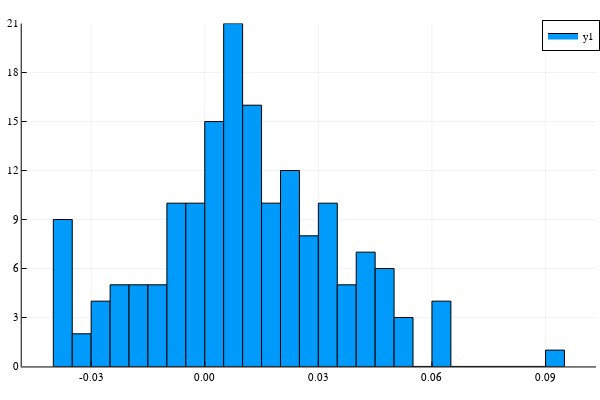

Notebook code for this chart:
### Code cell
histogram(matrix_data[1:end,2:end]*optimal_weights[1:n],bins=30)

### Figure 1 — Plotly figure (JSON) as saved in the notebook; plotly's stock layout.template omitted (floating-point values rounded to 4 significant figures)
{"data": [{"fill": "tozeroy", "fillcolor": "rgba(0, 154, 250, 1.000)", "legendgroup": "y1", "line": {"color": "rgba(0, 0, 0, 1.000)", "dash": "solid", "width": 1}, "mode": "lines", "name": "y1", "showlegend": true, "type": "scatter", "x": [-0.04, -0.04, -0.035, -0.035, -0.04, -0.04], "xaxis": "x1", "y": [9, 0, 0, 9, 9, 9], "yaxis": "y1"}, {"fill": "tozeroy", "fillcolor": "rgba(0, 154, 250, 1.000)", "legendgroup": "y1", "line": {"color": "rgba(0, 0, 0, 1.000)", "dash": "solid", "width": 1}, "mode": "lines", "name": "y1", "showlegend": false, "type": "scatter", "x": [-0.035, -0.035, -0.03, -0.03, -0.035, -0.035], "xaxis": "x1", "y": [2, 0, 0, 2, 2, 2], "yaxis": "y1"}, {"fill": "tozeroy", "fillcolor": "rgba(0, 154, 250, 1.000)", "legendgroup": "y1", "line": {"color": "rgba(0, 0, 0, 1.000)", "dash": "solid", "width": 1}, "mode": "lines", "name": "y1", "showlegend": false, "type": "scatter", "x": [-0.03, -0.03, -0.025, -0.025, -0.03, -0.03], "xaxis": "x1", "y": [4, 0, 0, 4, 4, 4], "yaxis": "y1"}, {"fill": "tozeroy", "fillcolor": "rgba(0, 154, 250, 1.000)", "legendgroup": "y1", "line": {"color": "rgba(0, 0, 0, 1.000)", "dash": "solid", "width": 1}, "mode": "lines", "name": "y1", "showlegend": false, "type": "scatter", "x": [-0.025, -0.025, -0.02, -0.02, -0.025, -0.025], "xaxis": "x1", "y": [5, 0, 0, 5, 5, 5], "yaxis": "y1"}, {"fill": "tozeroy", "fillcolor": "rgba(0, 154, 250, 1.000)", "legendgroup": "y1", "line": {"color": "rgba(0, 0, 0, 1.000)", "dash": "solid", "width": 1}, "mode": "lines", "name": "y1", "showlegend": false, "type": "scatter", "x": [-0.02, -0.02, -0.015, -0.015, -0.02, -0.02], "xaxis": "x1", "y": [5, 0, 0, 5, 5, 5], "yaxis": "y1"}, {"fill": "tozeroy", "fillcolor": "rgba(0, 154, 250, 1.000)", "legendgroup": "y1", "line": {"color": "rgba(0, 0, 0, 1.000)", "dash": "solid", "width": 1}, "mode": "lines", "name": "y1", "showlegend": false, "type": "scatter", "x": [-0.015, -0.015, -0.01, -0.01, -0.015, -0.015], "xaxis": "x1", "y": [5, 0, 0, 5, 5, 5], "yaxis": "y1"}, {"fill": "tozeroy", "fillcolor": "rgba(0, 154, 250, 1.000)", "legendgroup": "y1", "line": {"color": "rgba(0, 0, 0, 1.000)", "dash": "solid", "width": 1}, "mode": "lines", "name": "y1", "showlegend": false, "type": "scatter", "x": [-0.01, -0.01, -0.005, -0.005, -0.01, -0.01], "xaxis": "x1", "y": [10, 0, 0, 10, 10, 10], "yaxis": "y1"}, {"fill": "tozeroy", "fillcolor": "rgba(0, 154, 250, 1.000)", "legendgroup": "y1", "line": {"color": "rgba(0, 0, 0, 1.000)", "dash": "solid", "width": 1}, "mode": "lines", "name": "y1", "showlegend": false, "type": "scatter", "x": [-0.005, -0.005, 0, 0, -0.005, -0.005], "xaxis": "x1", "y": [10, 0, 0, 10, 10, 10], "yaxis": "y1"}, {"fill": "tozeroy", "fillcolor": "rgba(0, 154, 250, 1.000)", "legendgroup": "y1", "line": {"color": "rgba(0, 0, 0, 1.000)", "dash": "solid", "width": 1}, "mode": "lines", "name": "y1", "showlegend": false, "type": "scatter", "x": [0, 0, 0.005, 0.005, 0, 0], "xaxis": "x1", "y": [15, 0, 0, 15, 15, 15], "yaxis": "y1"}, {"fill": "tozeroy", "fillcolor": "rgba(0, 154, 250, 1.000)", "legendgroup": "y1", "line": {"color": "rgba(0, 0, 0, 1.000)", "dash": "solid", "width": 1}, "mode": "lines", "name": "y1", "showlegend": false, "type": "scatter", "x": [0.005, 0.005, 0.01, 0.01, 0.005, 0.005], "xaxis": "x1", "y": [21, 0, 0, 21, 21, 21], "yaxis": "y1"}, {"fill": "tozeroy", "fillcolor": "rgba(0, 154, 250, 1.000)", "legendgroup": "y1", "line": {"color": "rgba(0, 0, 0, 1.000)", "dash": "solid", "width": 1}, "mode": "lines", "name": "y1", "showlegend": false, "type": "scatter", "x": [0.01, 0.01, 0.015, 0.015, 0.01, 0.01], "xaxis": "x1", "y": [16, 0, 0, 16, 16, 16], "yaxis": "y1"}, {"fill": "tozeroy", "fillcolor": "rgba(0, 154, 250, 1.000)", "legendgroup": "y1", "line": {"color": "rgba(0, 0, 0, 1.000)", "dash": "solid", "width": 1}, "mode": "lines", "name": "y1", "showlegend": false, "type": "scatter", "x": [0.015, 0.015, 0.02, 0.02, 0.015, 0.015], "xaxis": "x1", "y": [10, 0, 0, 10, 10, 10], "yaxis": "y1"}, {"fill": "tozeroy", "fillcolor": "rgba(0, 154, 250, 1.000)", "legendgroup": "y1", "line": {"color": "rgba(0, 0, 0, 1.000)", "dash": "solid", "width": 1}, "mode": "lines", "name": "y1", "showlegend": false, "type": "scatter", "x": [0.02, 0.02, 0.025, 0.025, 0.02, 0.02], "xaxis": "x1", "y": [12, 0, 0, 12, 12, 12], "yaxis": "y1"}, {"fill": "tozeroy", "fillcolor": "rgba(0, 154, 250, 1.000)", "legendgroup": "y1", "line": {"color": "rgba(0, 0, 0, 1.000)", "dash": "solid", "width": 1}, "mode": "lines", "name": "y1", "showlegend": false, "type": "scatter", "x": [0.025, 0.025, 0.03, 0.03, 0.025, 0.025], "xaxis": "x1", "y": [8, 0, 0, 8, 8, 8], "yaxis": "y1"}, {"fill": "tozeroy", "fillcolor": "rgba(0, 154, 250, 1.000)", "legendgroup": "y1", "line": {"color": "rgba(0, 0, 0, 1.000)", "dash": "solid", "width": 1}, "mode": "lines", "name": "y1", "showlegend": false, "type": "scatter", "x": [0.03, 0.03, 0.035, 0.035, 0.03, 0.03], "xaxis": "x1", "y": [10, 0, 0, 10, 10, 10], "yaxis": "y1"}, {"fill": "tozeroy", "fillcolor": "rgba(0, 154, 250, 1.000)", "legendgroup": "y1", "line": {"color": "rgba(0, 0, 0, 1.000)", "dash": "solid", "width": 1}, "mode": "lines", "name": "y1", "showlegend": false, "type": "scatter", "x": [0.035, 0.035, 0.04, 0.04, 0.035, 0.035], "xaxis": "x1", "y": [5, 0, 0, 5, 5, 5], "yaxis": "y1"}, {"fill": "tozeroy", "fillcolor": "rgba(0, 154, 250, 1.000)", "legendgroup": "y1", "line": {"color": "rgba(0, 0, 0, 1.000)", "dash": "solid", "width": 1}, "mode": "lines", "name": "y1", "showlegend": false, "type": "scatter", "x": [0.04, 0.04, 0.045, 0.045, 0.04, 0.04], "xaxis": "x1", "y": [7, 0, 0, 7, 7, 7], "yaxis": "y1"}, {"fill": "tozeroy", "fillcolor": "rgba(0, 154, 250, 1.000)", "legendgroup": "y1", "line": {"color": "rgba(0, 0, 0, 1.000)", "dash": "solid", "width": 1}, "mode": "lines", "name": "y1", "showlegend": false, "type": "scatter", "x": [0.045, 0.045, 0.05, 0.05, 0.045, 0.045], "xaxis": "x1", "y": [6, 0, 0, 6, 6, 6], "yaxis": "y1"}, {"fill": "tozeroy", "fillcolor": "rgba(0, 154, 250, 1.000)", "legendgroup": "y1", "line": {"color": "rgba(0, 0, 0, 1.000)", "dash": "solid", "width": 1}, "mode": "lines", "name": "y1", "showlegend": false, "type": "scatter", "x": [0.05, 0.05, 0.055, 0.055, 0.05, 0.05], "xaxis": "x1", "y": [3, 0, 0, 3, 3, 3], "yaxis": "y1"}, {"fill": "tozeroy", "fillcolor": "rgba(0, 154, 250, 1.000)", "legendgroup": "y1", "line": {"color": "rgba(0, 0, 0, 1.000)", "dash": "solid", "width": 1}, "mode": "lines", "name": "y1", "showlegend": false, "type": "scatter", "x": [0.055, 0.055, 0.06, 0.06, 0.055, 0.055], "xaxis": "x1", "y": [0, 0, 0, 0, 0, 0], "yaxis": "y1"}, {"fill": "tozeroy", "fillcolor": "rgba(0, 154, 250, 1.000)", "legendgroup": "y1", "line": {"color": "rgba(0, 0, 0, 1.000)", "dash": "solid", "width": 1}, "mode": "lines", "name": "y1", "showlegend": false, "type": "scatter", "x": [0.06, 0.06, 0.065, 0.065, 0.06, 0.06], "xaxis": "x1", "y": [4, 0, 0, 4, 4, 4], "yaxis": "y1"}, {"fill": "tozeroy", "fillcolor": "rgba(0, 154, 250, 1.000)", "legendgroup": "y1", "line": {"color": "rgba(0, 0, 0, 1.000)", "dash": "solid", "width": 1}, "mode": "lines", "name": "y1", "showlegend": false, "type": "scatter", "x": [0.065, 0.065, 0.07, 0.07, 0.065, 0.065], "xaxis": "x1", "y": [0, 0, 0, 0, 0, 0], "yaxis": "y1"}, {"fill": "tozeroy", "fillcolor": "rgba(0, 154, 250, 1.000)", "legendgroup": "y1", "line": {"color": "rgba(0, 0, 0, 1.000)", "dash": "solid", "width": 1}, "mode": "lines", "name": "y1", "showlegend": false, "type": "scatter", "x": [0.07, 0.07, 0.075, 0.075, 0.07, 0.07], "xaxis": "x1", "y": [0, 0, 0, 0, 0, 0], "yaxis": "y1"}, {"fill": "tozeroy", "fillcolor": "rgba(0, 154, 250, 1.000)", "legendgroup": "y1", "line": {"color": "rgba(0, 0, 0, 1.000)", "dash": "solid", "width": 1}, "mode": "lines", "name": "y1", "showlegend": false, "type": "scatter", "x": [0.075, 0.075, 0.08, 0.08, 0.075, 0.075], "xaxis": "x1", "y": [0, 0, 0, 0, 0, 0], "yaxis": "y1"}, {"fill": "tozeroy", "fillcolor": "rgba(0, 154, 250, 1.000)", "legendgroup": "y1", "line": {"color": "rgba(0, 0, 0, 1.000)", "dash": "solid", "width": 1}, "mode": "lines", "name": "y1", "showlegend": false, "type": "scatter", "x": [0.08, 0.08, 0.085, 0.085, 0.08, 0.08], "xaxis": "x1", "y": [0, 0, 0, 0, 0, 0], "yaxis": "y1"}, {"fill": "tozeroy", "fillcolor": "rgba(0, 154, 250, 1.000)", "legendgroup": "y1", "line": {"color": "rgba(0, 0, 0, 1.000)", "dash": "solid", "width": 1}, "mode": "lines", "name": "y1", "showlegend": false, "type": "scatter", "x": [0.085, 0.085, 0.09, 0.09, 0.085, 0.085], "xaxis": "x1", "y": [0, 0, 0, 0, 0, 0], "yaxis": "y1"}, {"fill": "tozeroy", "fillcolor": "rgba(0, 154, 250, 1.000)", "legendgroup": "y1", "line": {"color": "rgba(0, 0, 0, 1.000)", "dash": "solid", "width": 1}, "mode": "lines", "name": "y1", "showlegend": false, "type": "scatter", "x": [0.09, 0.09, 0.095, 0.095, 0.09, 0.09], "xaxis": "x1", "y": [1, 0, 0, 1, 1, 1], "yaxis": "y1"}, {"colorbar": {"len": 0.9525, "title": "", "x": 0.9934, "y": 0.5139}, "legendgroup": "y1", "marker": {"color": "rgba(0, 154, 250, 0.000)", "line": {"color": "rgba(0, 0, 0, 0.000)", "width": 1}, "size": 0, "symbol": "circle"}, "mode": "markers", "name": "y1", "showlegend": false, "type": "scatter", "x": [-0.0375, -0.0325, -0.0275, -0.0225, -0.0175, -0.0125, -0.0075, -0.0025, 0.0025, 0.0075, 0.0125, 0.0175, 0.0225, 0.0275, 0.0325, 0.0375, 0.0425, 0.0475, 0.0525, 0.0575, 0.0625, 0.0675, 0.0725, 0.0775, 0.0825, 0.0875, 0.0925], "xaxis": "x", "y": [9, 2, 4, 5, 5, 5, 10, 10, 15, 21, 16, 10, 12, 8, 10, 5, 7, 6, 3, 0, 4, 0, 0, 0, 0, 0, 1], "yaxis": "y"}], "layout": {"annotations": [], "height": 400, "legend": {"bgcolor": "rgba(255, 255, 255, 1.000)", "bordercolor": "rgba(0, 0, 0, 1.000)", "borderwidth": 1, "font": {"color": "rgba(0, 0, 0, 1.000)", "family": "sans-serif", "size": 11}, "title": {"font": {"color": "rgba(0, 0, 0, 1.000)", "family": "sans-serif", "size": 15}, "text": ""}, "tracegroupgap": 0, "traceorder": "normal", "x": 1, "xanchor": "auto", "y": 1, "yanchor": "auto"}, "margin": {"b": 20, "l": 0, "r": 0, "t": 20}, "paper_bgcolor": "rgba(255, 255, 255, 1.000)", "plot_bgcolor": "rgba(255, 255, 255, 1.000)", "showlegend": true, "width": 600, "xaxis": {"anchor": "y", "domain": [0.03619, 0.9934], "gridcolor": "rgba(0, 0, 0, 0.100)", "gridwidth": 0.5, "linecolor": "rgba(0, 0, 0, 1.000)", "mirror": false, "range": [-0.04834, 0.1033], "showgrid": true, "showline": true, "showticklabels": true, "tickangle": 0, "tickcolor": "rgb(0, 0, 0)", "tickfont": {"color": "rgba(0, 0, 0, 1.000)", "family": "sans-serif", "size": 11}, "tickmode": "array", "ticks": "inside", "ticktext": ["-0.03", "0.00", "0.03", "0.06", "0.09"], "tickvals": [-0.03, 0, 0.03, 0.06, 0.09], "title": "", "titlefont": {"color": "rgba(0, 0, 0, 1.000)", "family": "sans-serif", "size": 15}, "type": "-", "visible": true, "zeroline": false, "zerolinecolor": "rgba(0, 0, 0, 1.000)"}, "yaxis": {"anchor": "x", "domain": [0.03762, 0.9902], "gridcolor": "rgba(0, 0, 0, 0.100)", "gridwidth": 0.5, "linecolor": "rgba(0, 0, 0, 1.000)", "mirror": false, "range": [0, 21], "showgrid": true, "showline": true, "showticklabels": true, "tickangle": 0, "tickcolor": "rgb(0, 0, 0)", "tickfont": {"color": "rgba(0, 0, 0, 1.000)", "family": "sans-serif", "size": 11}, "tickmode": "array", "ticks": "inside", "ticktext": ["0", "3", "6", "9", "12", "15", "18", "21"], "tickvals": [0, 3, 6, 9, 12, 15, 18, 21], "title": "", "titlefont": {"color": "rgba(0, 0, 0, 1.000)", "family": "sans-serif", "size": 15}, "type": "-", "visible": true, "zeroline": false, "zerolinecolor": "rgba(0, 0, 0, 1.000)"}}}
